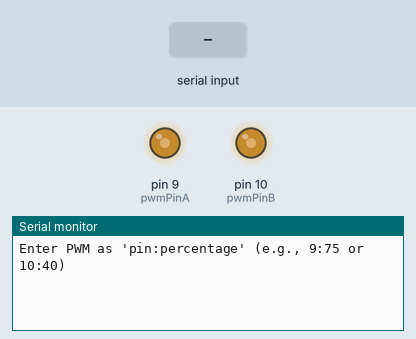
The sketch below on a simulated Arduino Uno, built with avr-gcc and run on an emulated ATmega328P. Shown: output pins drawn as LEDs (lit = HIGH), the last lines printed to the serial monitor. Inputs (shaded band) come from the test bench.

Above: at 1.2 s.
1.3 s: "90:45\n" received over Serial
At 2.3 s:
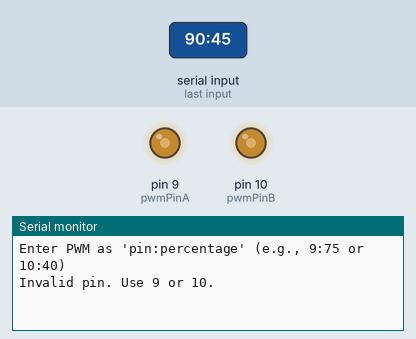
2.8 s: "5\n" received over Serial
At 3.3 s:
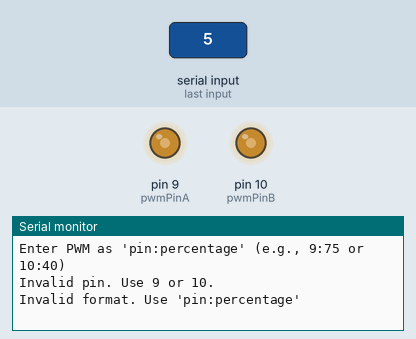

The sketch:

8MhzPWMcontrol.ino
```cpp
const int pwmPinA = 9;  // OC1A or Throttle
const int pwmPinB = 10; // OC1B or Steer
const int PWM_FREQUENCY = 800000;

void setupTimer1(int frequency) {
  pinMode(pwmPinA, OUTPUT);
  pinMode(pwmPinB, OUTPUT);

  // Calculate TOP value for desired frequency
  int top = F_CPU / frequency; // No prescaler

  // Configure Timer1
  TCCR1A = (1 << COM1A1) | (1 << COM1B1) | (1 << WGM11); // Non-inverting, Fast PWM
  TCCR1B = (1 << WGM13) | (1 << WGM12) | (1 << CS10);    // Fast PWM, no prescaler
  ICR1 = top; // Set TOP value
}

void setPWM_OC1A(int percent) {
  percent = constrain(percent, 0, 100);
  OCR1A = map(percent, 0, 100, 0, ICR1);
}

void setPWM_OC1B(int percent) {
  percent = constrain(percent, 0, 100);
  OCR1B = map(percent, 0, 100, 0, ICR1);
}

void setup() {
  Serial.begin(9600);
  setupTimer1(PWM_FREQUENCY);

  setPWM_OC1A(50); // Initialize at 50%
  setPWM_OC1B(50);

  Serial.println("Enter PWM as 'pin:percentage' (e.g., 9:75 or 10:40)");
}

void loop() {
  if (Serial.available()) {
    String input = Serial.readStringUntil('\n');
    input.trim();

    int colonIndex = input.indexOf(':');
    if (colonIndex > 0) {
      int pin = input.substring(0, colonIndex).toInt();
      int percent = input.substring(colonIndex + 1).toInt();

      if (pin == pwmPinA) {
        setPWM_OC1A(percent);
        Serial.print("Pin 9 set to ");
        Serial.print(percent);
        Serial.println("% duty cycle");
      } else if (pin == pwmPinB) {
        setPWM_OC1B(percent);
        Serial.print("Pin 10 set to ");
        Serial.print(percent);
        Serial.println("% duty cycle");
      } else {
        Serial.println("Invalid pin. Use 9 or 10.");
      }
    } else {
      Serial.println("Invalid format. Use 'pin:percentage'");
    }
  }
}
```

Measured:
- after the input at 1.3 s, the serial monitor: prints a new line at once (image 1)
- after the input at 2.8 s, the serial monitor: prints a new line at once (image 2)
